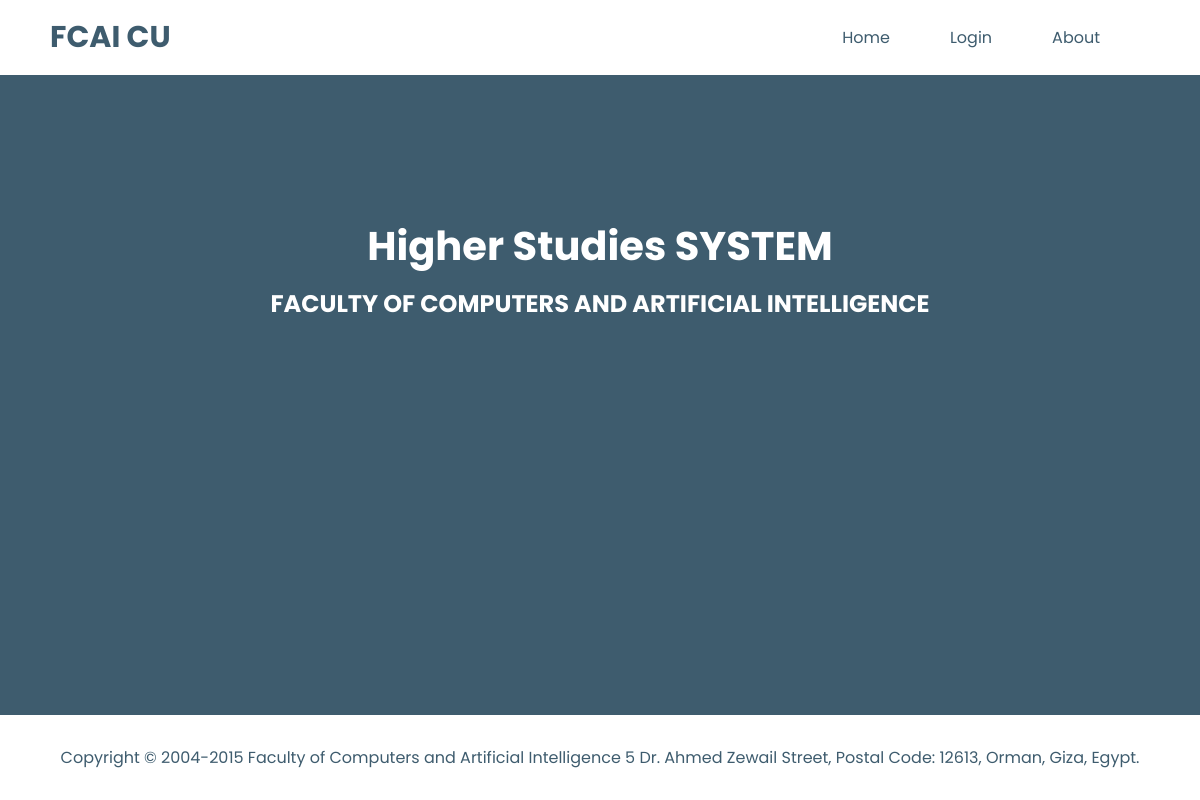
The app's page /home (signed in), older data.
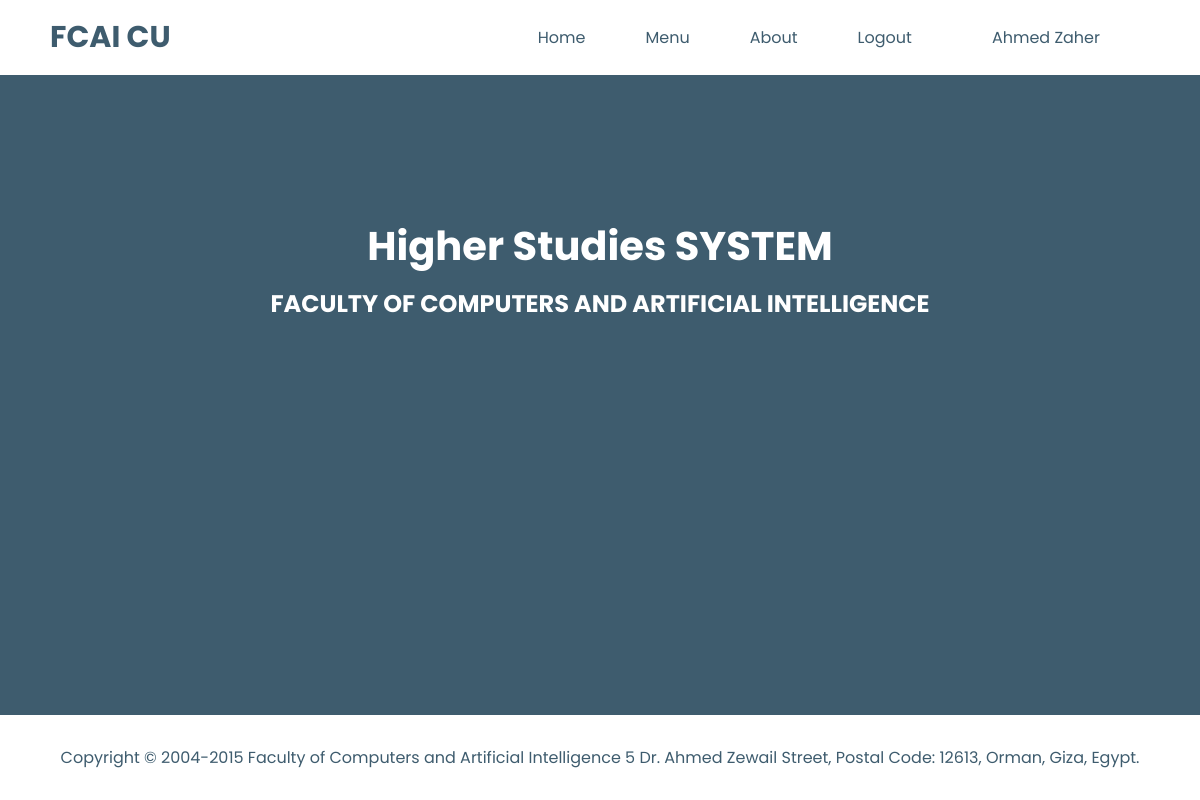
The same page, newer data.
### main_website/models.py (models this page shows, shortened)
class User(AbstractUser):
    class Role(models.TextChoices):
        ADMIN = "ADMIN", 'Admin'
        STUDENT = "STUDENT", 'Student'
    groups = models.ManyToManyField(Group, related_name='auth_users')
    user_permissions = models.ManyToManyField(Permission, related_name='auth_users')
    base_role = Role.ADMIN
    role = models.CharField(max_length=50, choices=Role.choices, default=Role.ADMIN)
    name = models.CharField(max_length=50, null=True)
    date_of_birth = models.DateTimeField(null=True)
    gender = models.CharField(max_length=10, choices=[
        ('Male', 'Male'),
        ('Female', 'Female')],
        null=True,
        )

### main_website/views.py (the view)
# urls.py: 2. Add a URL to urlpatterns:  path('', views.home, name='home')
def home(request):
    return render(request, 'main_website/home.html')

### main_website/templates/main_website/home.html (shortened to what this page needs)
<!DOCTYPE html>
{% load static %}
<html lang="en">
<head>
    <link rel="stylesheet" href="{% static 'css/main.css' %}">
    <link rel="stylesheet" href="{% static 'css/home.css' %}">
</head>
<body>
    <header id="website-header">
        {% include 'header.html'%}
    </header>
    <div id = "main-content">
          <h1>  Higher Studies SYSTEM</h1>
            <h2 >FACULTY OF COMPUTERS AND ARTIFICIAL INTELLIGENCE</h2>
    </div>
    <footer id="website-footer"></footer>
</body>
</html>

### templates/header.html (shortened to what this page needs)
<nav>
    <h2><a href = "{% url 'home' %}">FCAI CU</a></h2>
    <ul id="right">
        <li> <a href="{% url 'home' %}" class = "left-right-border-effect">Home</a></li>
        {% if not request.user.is_authenticated %}
        <li id = "login-button">
            <a href="" class = "left-right-border-effect">Login</a>
        </li>
        {% endif %}
        {% if request.user.is_authenticated %}
            <li id = "menu">
                <a href="" class = "left-right-border-effect" >Menu</a>
            </li>
        {% endif %}
        <li>
            <a href="{% url 'about' %}" class = "left-right-border-effect">About</a>
        </li>
        {% if request.user.is_authenticated %}
            <li   id="log_out">
                <a class = "left-right-border-effect" href = "{%url 'logout'%}">Logout</a>
            </li>
        {% endif %}
        {% if request.user.is_authenticated %}
        <li class="">
            <a href="{%url 'profile'%}" class = "left-right-border-effect" id = "profile" style="padding: 10px; margin:0 0px 0 20px;">{{ request.user.name }}</a>
        </li>
        {% endif %}
    </ul>
</nav>

Row changes from the older to the newer data that the page shows:
now on this page (row edited): User: user.name "Ahmed Zaher"
changed User: is_active False → True (drawn)
Text that changed along with them:
text no longer shown: "Login"
text now shown: "Menu Logout"
